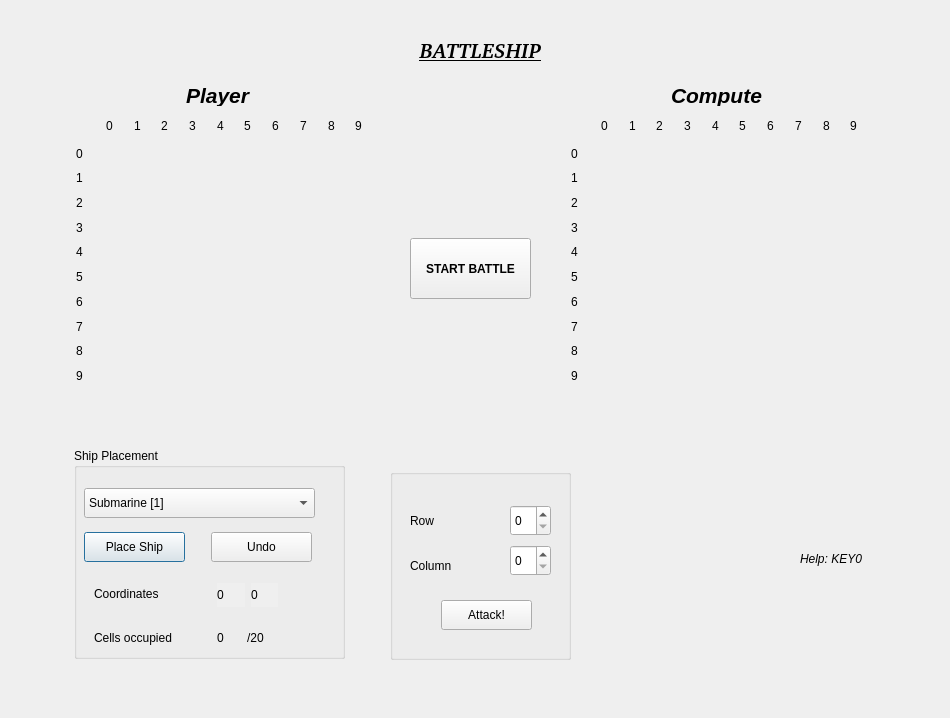
<?xml version="1.0" encoding="UTF-8"?>
<ui version="4.0">
 <class>Dialog</class>
 <widget class="QDialog" name="Dialog">
  <property name="enabled">
   <bool>true</bool>
  </property>
  <property name="geometry">
   <rect>
    <x>0</x>
    <y>0</y>
    <width>950</width>
    <height>718</height>
   </rect>
  </property>
  <property name="windowTitle">
   <string>Dialog</string>
  </property>
  <widget class="QGroupBox" name="placeBox">
   <property name="geometry">
    <rect>
     <x>74</x>
     <y>448</y>
     <width>271</width>
     <height>211</height>
    </rect>
   </property>
   <property name="title">
    <string>Ship Placement</string>
   </property>
   <widget class="QComboBox" name="comboBox">
    <property name="geometry">
     <rect>
      <x>10</x>
      <y>40</y>
      <width>231</width>
      <height>30</height>
     </rect>
    </property>
    <item>
     <property name="text">
      <string>Submarine [1]</string>
     </property>
    </item>
    <item>
     <property name="text">
      <string>Cruiser (horizontal) [2]</string>
     </property>
    </item>
    <item>
     <property name="text">
      <string>Cruiser (vertical) [2]</string>
     </property>
    </item>
    <item>
     <property name="text">
      <string>Battleship (horizontal) [3]</string>
     </property>
    </item>
    <item>
     <property name="text">
      <string>Battleship (vertical) [3]</string>
     </property>
    </item>
    <item>
     <property name="text">
      <string>Carrier (horizontal) [4]</string>
     </property>
    </item>
    <item>
     <property name="text">
      <string>Carrier (vertical) [4]</string>
     </property>
    </item>
   </widget>
   <widget class="QPushButton" name="placeButton">
    <property name="geometry">
     <rect>
      <x>10</x>
      <y>84</y>
      <width>101</width>
      <height>30</height>
     </rect>
    </property>
    <property name="text">
     <string>Place Ship</string>
    </property>
   </widget>
   <widget class="QPushButton" name="undoButton">
    <property name="geometry">
     <rect>
      <x>137</x>
      <y>84</y>
      <width>101</width>
      <height>30</height>
     </rect>
    </property>
    <property name="text">
     <string>Undo</string>
    </property>
   </widget>
   <widget class="QLabel" name="label_41">
    <property name="geometry">
     <rect>
      <x>20</x>
      <y>135</y>
      <width>101</width>
      <height>22</height>
     </rect>
    </property>
    <property name="text">
     <string>Coordinates</string>
    </property>
   </widget>
   <widget class="QWidget" name="horizontalLayoutWidget_3">
    <property name="geometry">
     <rect>
      <x>143</x>
      <y>135</y>
      <width>61</width>
      <height>24</height>
     </rect>
    </property>
    <layout class="QHBoxLayout" name="horizontalLayout_3">
     <item>
      <widget class="QLabel" name="coordLabel1">
       <property name="autoFillBackground">
        <bool>true</bool>
       </property>
       <property name="text">
        <string>0</string>
       </property>
      </widget>
     </item>
     <item>
      <widget class="QLabel" name="coordLabel2">
       <property name="autoFillBackground">
        <bool>true</bool>
       </property>
       <property name="text">
        <string>0</string>
       </property>
      </widget>
     </item>
    </layout>
   </widget>
   <widget class="QLabel" name="label_42">
    <property name="geometry">
     <rect>
      <x>20</x>
      <y>179</y>
      <width>101</width>
      <height>22</height>
     </rect>
    </property>
    <property name="text">
     <string>Cells occupied</string>
    </property>
   </widget>
   <widget class="QLabel" name="occupLabel">
    <property name="geometry">
     <rect>
      <x>143</x>
      <y>179</y>
      <width>21</width>
      <height>22</height>
     </rect>
    </property>
    <property name="text">
     <string>0</string>
    </property>
   </widget>
   <widget class="QLabel" name="occupLabel_2">
    <property name="geometry">
     <rect>
      <x>173</x>
      <y>179</y>
      <width>31</width>
      <height>22</height>
     </rect>
    </property>
    <property name="text">
     <string>/20</string>
    </property>
   </widget>
  </widget>
  <widget class="QPushButton" name="startButton">
   <property name="geometry">
    <rect>
     <x>410</x>
     <y>238</y>
     <width>121</width>
     <height>61</height>
    </rect>
   </property>
   <property name="font">
    <font>
     <weight>75</weight>
     <bold>true</bold>
    </font>
   </property>
   <property name="text">
    <string>START BATTLE</string>
   </property>
  </widget>
  <widget class="QGroupBox" name="attackBox">
   <property name="geometry">
    <rect>
     <x>390</x>
     <y>469</y>
     <width>181</width>
     <height>191</height>
    </rect>
   </property>
   <property name="title">
    <string/>
   </property>
   <widget class="QPushButton" name="attackButton">
    <property name="geometry">
     <rect>
      <x>51</x>
      <y>131</y>
      <width>91</width>
      <height>30</height>
     </rect>
    </property>
    <property name="text">
     <string>Attack!</string>
    </property>
   </widget>
   <widget class="QSpinBox" name="spinCol">
    <property name="geometry">
     <rect>
      <x>120</x>
      <y>76</y>
      <width>41</width>
      <height>31</height>
     </rect>
    </property>
    <property name="maximum">
     <number>9</number>
    </property>
   </widget>
   <widget class="QLabel" name="label_43">
    <property name="geometry">
     <rect>
      <x>20</x>
      <y>41</y>
      <width>61</width>
      <height>22</height>
     </rect>
    </property>
    <property name="text">
     <string>Row</string>
    </property>
   </widget>
   <widget class="QLabel" name="label_44">
    <property name="geometry">
     <rect>
      <x>20</x>
      <y>86</y>
      <width>101</width>
      <height>22</height>
     </rect>
    </property>
    <property name="text">
     <string>Column</string>
    </property>
   </widget>
   <widget class="QSpinBox" name="spinRow">
    <property name="geometry">
     <rect>
      <x>120</x>
      <y>36</y>
      <width>41</width>
      <height>31</height>
     </rect>
    </property>
    <property name="maximum">
     <number>9</number>
    </property>
   </widget>
  </widget>
  <widget class="QLabel" name="label_46">
   <property name="geometry">
    <rect>
     <x>186</x>
     <y>84</y>
     <width>68</width>
     <height>22</height>
    </rect>
   </property>
   <property name="font">
    <font>
     <pointsize>16</pointsize>
     <weight>75</weight>
     <italic>true</italic>
     <bold>true</bold>
    </font>
   </property>
   <property name="text">
    <string>Player</string>
   </property>
  </widget>
  <widget class="QLabel" name="label_47">
   <property name="geometry">
    <rect>
     <x>671</x>
     <y>84</y>
     <width>91</width>
     <height>22</height>
    </rect>
   </property>
   <property name="font">
    <font>
     <pointsize>16</pointsize>
     <weight>75</weight>
     <italic>true</italic>
     <bold>true</bold>
    </font>
   </property>
   <property name="text">
    <string>Computer</string>
   </property>
  </widget>
  <widget class="QLabel" name="label_48">
   <property name="geometry">
    <rect>
     <x>800</x>
     <y>549</y>
     <width>81</width>
     <height>21</height>
    </rect>
   </property>
   <property name="text">
    <string>&lt;html&gt;&lt;head/&gt;&lt;body&gt;&lt;p&gt;&lt;span style=&quot; font-style:italic;&quot;&gt;Help: KEY0&lt;/span&gt;&lt;/p&gt;&lt;/body&gt;&lt;/html&gt;</string>
   </property>
  </widget>
  <widget class="QWidget" name="verticalLayoutWidget_3">
   <property name="geometry">
    <rect>
     <x>76</x>
     <y>144</y>
     <width>21</width>
     <height>241</height>
    </rect>
   </property>
   <layout class="QVBoxLayout" name="verticalLayout_4">
    <item>
     <widget class="QLabel" name="label_69">
      <property name="text">
       <string>0</string>
      </property>
     </widget>
    </item>
    <item>
     <widget class="QLabel" name="label_70">
      <property name="text">
       <string>1</string>
      </property>
     </widget>
    </item>
    <item>
     <widget class="QLabel" name="label_71">
      <property name="text">
       <string>2</string>
      </property>
     </widget>
    </item>
    <item>
     <widget class="QLabel" name="label_72">
      <property name="text">
       <string>3</string>
      </property>
     </widget>
    </item>
    <item>
     <widget class="QLabel" name="label_73">
      <property name="text">
       <string>4</string>
      </property>
     </widget>
    </item>
    <item>
     <widget class="QLabel" name="label_74">
      <property name="text">
       <string>5</string>
      </property>
     </widget>
    </item>
    <item>
     <widget class="QLabel" name="label_75">
      <property name="text">
       <string>6</string>
      </property>
     </widget>
    </item>
    <item>
     <widget class="QLabel" name="label_76">
      <property name="text">
       <string>7</string>
      </property>
     </widget>
    </item>
    <item>
     <widget class="QLabel" name="label_77">
      <property name="text">
       <string>8</string>
      </property>
     </widget>
    </item>
    <item>
     <widget class="QLabel" name="label_78">
      <property name="text">
       <string>9</string>
      </property>
     </widget>
    </item>
   </layout>
  </widget>
  <widget class="QWidget" name="gridLayoutWidget_3">
   <property name="geometry">
    <rect>
     <x>106</x>
     <y>144</y>
     <width>271</width>
     <height>241</height>
    </rect>
   </property>
   <layout class="QGridLayout" name="layout1"/>
  </widget>
  <widget class="QWidget" name="horizontalLayoutWidget_4">
   <property name="geometry">
    <rect>
     <x>106</x>
     <y>114</y>
     <width>271</width>
     <height>24</height>
    </rect>
   </property>
   <layout class="QHBoxLayout" name="horizontalLayout_5">
    <item>
     <widget class="QLabel" name="label_79">
      <property name="text">
       <string>0</string>
      </property>
     </widget>
    </item>
    <item>
     <widget class="QLabel" name="label_80">
      <property name="text">
       <string>1</string>
      </property>
     </widget>
    </item>
    <item>
     <widget class="QLabel" name="label_81">
      <property name="text">
       <string>2</string>
      </property>
     </widget>
    </item>
    <item>
     <widget class="QLabel" name="label_82">
      <property name="text">
       <string>3</string>
      </property>
     </widget>
    </item>
    <item>
     <widget class="QLabel" name="label_83">
      <property name="text">
       <string>4</string>
      </property>
     </widget>
    </item>
    <item>
     <widget class="QLabel" name="label_84">
      <property name="text">
       <string>5</string>
      </property>
     </widget>
    </item>
    <item>
     <widget class="QLabel" name="label_85">
      <property name="text">
       <string>6</string>
      </property>
     </widget>
    </item>
    <item>
     <widget class="QLabel" name="label_86">
      <property name="text">
       <string>7</string>
      </property>
     </widget>
    </item>
    <item>
     <widget class="QLabel" name="label_87">
      <property name="text">
       <string>8</string>
      </property>
     </widget>
    </item>
    <item>
     <widget class="QLabel" name="label_88">
      <property name="text">
       <string>9</string>
      </property>
     </widget>
    </item>
   </layout>
  </widget>
  <widget class="QWidget" name="verticalLayoutWidget_4">
   <property name="geometry">
    <rect>
     <x>571</x>
     <y>144</y>
     <width>21</width>
     <height>241</height>
    </rect>
   </property>
   <layout class="QVBoxLayout" name="verticalLayout_5">
    <property name="sizeConstraint">
     <enum>QLayout::SetNoConstraint</enum>
    </property>
    <item>
     <widget class="QLabel" name="label_89">
      <property name="text">
       <string>0</string>
      </property>
     </widget>
    </item>
    <item>
     <widget class="QLabel" name="label_90">
      <property name="text">
       <string>1</string>
      </property>
     </widget>
    </item>
    <item>
     <widget class="QLabel" name="label_91">
      <property name="text">
       <string>2</string>
      </property>
     </widget>
    </item>
    <item>
     <widget class="QLabel" name="label_92">
      <property name="text">
       <string>3</string>
      </property>
     </widget>
    </item>
    <item>
     <widget class="QLabel" name="label_93">
      <property name="text">
       <string>4</string>
      </property>
     </widget>
    </item>
    <item>
     <widget class="QLabel" name="label_94">
      <property name="text">
       <string>5</string>
      </property>
     </widget>
    </item>
    <item>
     <widget class="QLabel" name="label_95">
      <property name="text">
       <string>6</string>
      </property>
     </widget>
    </item>
    <item>
     <widget class="QLabel" name="label_96">
      <property name="text">
       <string>7</string>
      </property>
     </widget>
    </item>
    <item>
     <widget class="QLabel" name="label_97">
      <property name="text">
       <string>8</string>
      </property>
     </widget>
    </item>
    <item>
     <widget class="QLabel" name="label_98">
      <property name="text">
       <string>9</string>
      </property>
     </widget>
    </item>
   </layout>
  </widget>
  <widget class="QWidget" name="gridLayoutWidget_4">
   <property name="geometry">
    <rect>
     <x>601</x>
     <y>144</y>
     <width>271</width>
     <height>241</height>
    </rect>
   </property>
   <layout class="QGridLayout" name="layout2"/>
  </widget>
  <widget class="QWidget" name="horizontalLayoutWidget_5">
   <property name="geometry">
    <rect>
     <x>601</x>
     <y>114</y>
     <width>271</width>
     <height>24</height>
    </rect>
   </property>
   <layout class="QHBoxLayout" name="horizontalLayout_6">
    <item>
     <widget class="QLabel" name="label_99">
      <property name="text">
       <string>0</string>
      </property>
     </widget>
    </item>
    <item>
     <widget class="QLabel" name="label_100">
      <property name="text">
       <string>1</string>
      </property>
     </widget>
    </item>
    <item>
     <widget class="QLabel" name="label_101">
      <property name="text">
       <string>2</string>
      </property>
     </widget>
    </item>
    <item>
     <widget class="QLabel" name="label_102">
      <property name="text">
       <string>3</string>
      </property>
     </widget>
    </item>
    <item>
     <widget class="QLabel" name="label_103">
      <property name="text">
       <string>4</string>
      </property>
     </widget>
    </item>
    <item>
     <widget class="QLabel" name="label_104">
      <property name="text">
       <string>5</string>
      </property>
     </widget>
    </item>
    <item>
     <widget class="QLabel" name="label_105">
      <property name="text">
       <string>6</string>
      </property>
     </widget>
    </item>
    <item>
     <widget class="QLabel" name="label_106">
      <property name="text">
       <string>7</string>
      </property>
     </widget>
    </item>
    <item>
     <widget class="QLabel" name="label_107">
      <property name="text">
       <string>8</string>
      </property>
     </widget>
    </item>
    <item>
     <widget class="QLabel" name="label_108">
      <property name="text">
       <string>9</string>
      </property>
     </widget>
    </item>
   </layout>
  </widget>
  <widget class="QLabel" name="label">
   <property name="geometry">
    <rect>
     <x>792</x>
     <y>578</y>
     <width>91</width>
     <height>81</height>
    </rect>
   </property>
   <property name="text">
    <string/>
   </property>
   <property name="pixmap">
    <pixmap resource="plaky.qrc">:/new/slike/slike/plaky.jpg</pixmap>
   </property>
   <property name="scaledContents">
    <bool>true</bool>
   </property>
  </widget>
  <widget class="QLabel" name="label_109">
   <property name="geometry">
    <rect>
     <x>370</x>
     <y>30</y>
     <width>221</width>
     <height>41</height>
    </rect>
   </property>
   <property name="minimumSize">
    <size>
     <width>0</width>
     <height>41</height>
    </size>
   </property>
   <property name="font">
    <font>
     <family>URW Bookman [urw]</family>
     <pointsize>26</pointsize>
     <weight>50</weight>
     <italic>true</italic>
     <bold>false</bold>
    </font>
   </property>
   <property name="text">
    <string>&lt;html&gt;&lt;head/&gt;&lt;body&gt;&lt;p align=&quot;center&quot;&gt;&lt;span style=&quot; font-size:16pt; font-weight:600; text-decoration: underline;&quot;&gt;BATTLESHIP&lt;/span&gt;&lt;/p&gt;&lt;/body&gt;&lt;/html&gt;</string>
   </property>
  </widget>
 </widget>
 <resources>
  <include location="plaky.qrc"/>
 </resources>
 <connections/>
</ui>
